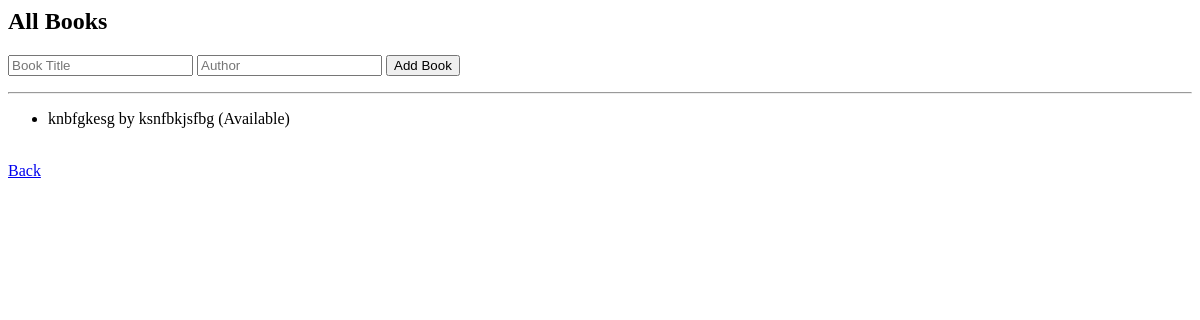
The page /admin/books (signed in) on the database as committed earlier.
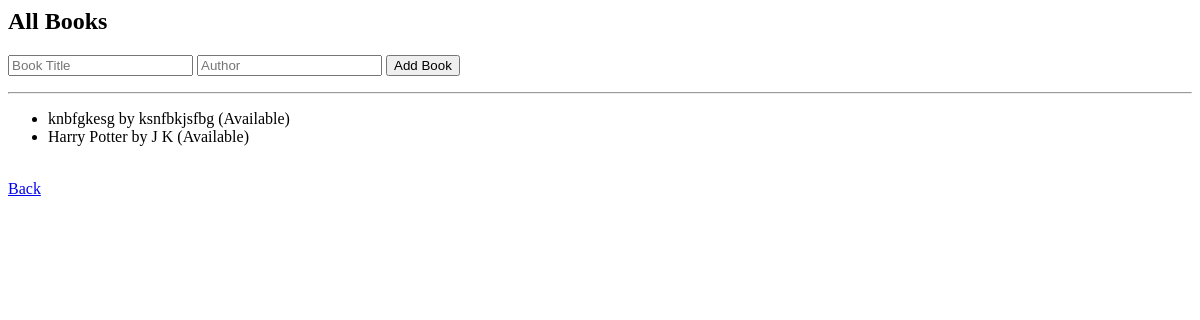
The same page on the database as committed later.
### tables this page shows
CREATE TABLE books (
                   id INTEGER PRIMARY KEY AUTOINCREMENT,
                   title TEXT NOT NULL,
                   author TEXT NOT NULL,
                   available INTEGER DEFAULT 1
                   );

### admin.py (the view, shortened to what this page needs)
@admin_bp.route("/books", methods=["GET", "POST"])
@jwt_required()
def books():
    claims = get_jwt()
    if claims.get("role") != "admin":
        return "Forbidden", 403
    conn = get_db_connection()
    books = conn.execute("SELECT * FROM books").fetchall()
    conn.close()
    return render_template("admin/books.html", books=books)

### database.py (called while the page is built)
def get_db_connection():
    conn = sqlite3.connect(DB_NAME)
    conn.row_factory = sqlite3.Row
    return conn

### templates/admin/books.html (shortened to what this page needs)
<h2>All Books</h2>
<form method="post">
    <input name="title" placeholder="Book Title" required>
    <input name="author" placeholder="Author" required>
    <button type="submit">Add Book</button>
</form>
<hr>
{% if books %}
<ul>
    {% for book in books %}
    <li>
        {{ book.title }} by {{ book.author }}
        {% if book.available %}
        (Available)
        {% else %}
        (Issued)
        {% endif %}
    </li>
    {% endfor %}
</ul>
{% else %}
<p>No books found.</p>
{% endif %}
<a href="{{ url_for('admin.dashboard') }}">Back</a>

Rows that differ between the two databases and show on the page:
added books: title "Harry Potter", author "J K", available "(Available)"
